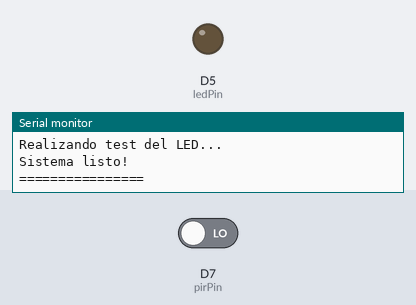
This sketch was run on a simulated ESP8266 (Wemos D1 mini). On the bench: output pins drawn as LEDs (lit = HIGH), the last lines printed to the serial monitor. The test bench sets the inputs (shaded band); at power-on: D7 (pirPin) LOW. WiFi joins after 1.5 s; servers stay silent unless stated; a WiFi scan finds three made-up networks.

Above: at 8.3 s.
8.4 s: D7 (pirPin) driven HIGH
At 9.7 s:
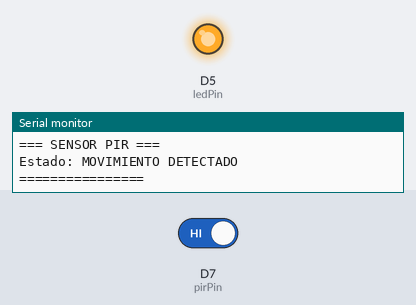
14.4 s: D7 (pirPin) driven LOW
At 15.4 s:
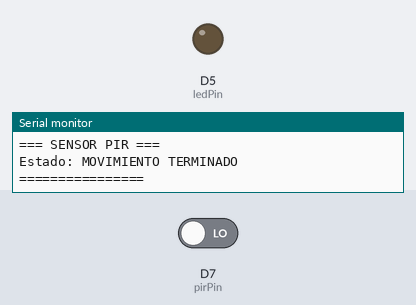
Timing chart, 0 to 16.9 s (numbered marks = the images above; inputs shaded):
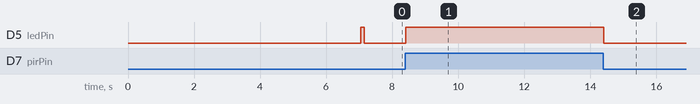

The sketch:

TransmisorServidor.ino
```cpp
// WEMOS D1 #1 - SERVIDOR CON SENSOR DE MOVIMIENTO Y LED
// Tiene sensor PIR local, LED controlable, y responde a comandos WiFi

#include <ESP8266WiFi.h>
#include <ESP8266WebServer.h>

// Configuración WiFi
const char* ssid = "DoyleDog";
const char* password = "cris02894";

// Servidor web en puerto 80
ESP8266WebServer server(80);

// Pines
const int ledPin = 14;        // D3 (GPIO14)
const int pirPin = 13;        // D7 (GPIO13)

// Variables
bool ledState = false;       // Estado del LED (ON/OFF)
bool motionDetected = false; // Estado del sensor de movimiento
unsigned long lastMotionCheck = 0;
const unsigned long motionCheckInterval = 1000; // Verificar movimiento cada segundo
String lastClientIP = "";
unsigned long lastCommandReceived = 0;
int val = 0;                // Variable para leer el estado del sensor PIR

// Estadísticas
int commandsReceived = 0;
int motionRequests = 0;

// Variables del watchdog
unsigned long watchdogTimer = 0;
const unsigned long WATCHDOG_TIMEOUT = 8000;
int resetCount = 0;

#define MAX_LOGS 50  // Máximo número de registros

struct MovementLog {
  unsigned long timestamp;
  bool isMotionStart;  // true = inicio de movimiento, false = fin de movimiento
};

// Array para almacenar los registros
MovementLog movementLogs[MAX_LOGS];
int logCount = 0;

void setup() {
  Serial.begin(115200);
  delay(2000);  // Aumentamos el delay inicial para estabilización

  Serial.println("\n\n=== INICIANDO SISTEMA ===");

  // Configurar pines
  pinMode(ledPin, OUTPUT);
  digitalWrite(ledPin, LOW);
  pinMode(pirPin, INPUT);

  Serial.println("- Pines configurados");
  Serial.println("- LED en pin D3 (GPIO14)");
  Serial.println("- PIR en pin D7 (GPIO13)");

  // Configuración WiFi mejorada
  WiFi.mode(WIFI_STA);
  WiFi.disconnect(true);  // Desconectar cualquier conexión previa
  delay(1000);           // Esperar a que se limpie

  Serial.println("\nEscaneando redes WiFi disponibles...");
  int n = WiFi.scanNetworks();
  if (n == 0) {
    Serial.println("No se encontraron redes WiFi!");
  } else {
    Serial.print(n);
    Serial.println(" redes encontradas:");
    for (int i = 0; i < n; ++i) {
      Serial.print(i + 1);
      Serial.print(": ");
      Serial.print(WiFi.SSID(i));
      Serial.print(" (");
      Serial.print(WiFi.RSSI(i));
      Serial.println("dBm)");
      delay(10);
    }
  }

  Serial.println("\nIntentando conexión a WiFi:");
  Serial.print("SSID: ");
  Serial.println(ssid);
  Serial.print("Password length: ");
  Serial.println(strlen(password));

  WiFi.begin(ssid, password);

  // Aumentamos el tiempo de espera y mostramos más información
  int attempts = 0;
  while (WiFi.status() != WL_CONNECTED && attempts < 30) { // Aumentado a 30 intentos
    delay(1000);  // Aumentado a 1 segundo entre intentos
    Serial.print(".");

    // Mostrar estado de la conexión
    switch(WiFi.status()) {
      case WL_NO_SSID_AVAIL:
        Serial.println("\nSSID no encontrado!");
        break;
      case WL_CONNECT_FAILED:
        Serial.println("\nPassword incorrecto!");
        break;
      case WL_CONNECTION_LOST:
        Serial.println("\nConexión perdida!");
        break;
    }
    attempts++;
  }

  if (WiFi.status() != WL_CONNECTED) {
    Serial.println("\nError de conexión WiFi - Reiniciando...");
    ESP.restart();
    return;
  }

  Serial.println("\nConexión WiFi establecida!");
  Serial.print("Dirección IP: ");
  Serial.println(WiFi.localIP());

  // Configurar servidor
  setupServerRoutes();
  server.begin();
  Serial.println("Servidor web iniciado");
  Serial.println("- Rutas configuradas:");
  Serial.println("  * /        -> Página principal");
  Serial.println("  * /led     -> Control LED");
  Serial.println("  * /sensor  -> Estado sensor");
  Serial.println("  * /status  -> Estado sistema");

  // Test inicial del LED
  Serial.println("Realizando test del LED...");
  digitalWrite(ledPin, HIGH);
  delay(100);
  digitalWrite(ledPin, LOW);

  Serial.println("Sistema listo!");
  Serial.println("================");

  watchdogTimer = millis();
}

void loop() {
  // Watchdog check
  if (millis() - watchdogTimer > WATCHDOG_TIMEOUT) {
    Serial.println("Watchdog timeout - Reiniciando...");
    ESP.restart();
    return;
  }

  // Verificar conexión WiFi
  if (WiFi.status() != WL_CONNECTED) {
    Serial.println("Conexión WiFi perdida - Reconectando...");
    WiFi.reconnect();
    delay(500);
    return;
  }

  // Añadir checkMotion aquí
  checkMotion();

  // Manejar peticiones del servidor web
  server.handleClient();

  // Reset watchdog timer
  watchdogTimer = millis();

  checkTimeout(); // Agregar para ver estadísticas periódicas

  // Dar tiempo al ESP8266 para tareas del sistema
  yield();
  delay(10);
}

void checkMotion() {
  val = digitalRead(pirPin);

  if (val == HIGH) {
    if (!motionDetected) {
      Serial.println("=== SENSOR PIR ===");
      Serial.println("Estado: MOVIMIENTO DETECTADO");
      Serial.println("================");
      motionDetected = true;

      // Encender LED al detectar movimiento
      digitalWrite(ledPin, HIGH);
      ledState = true;

      // Agregar registro de inicio de movimiento
      if (logCount < MAX_LOGS) {
        movementLogs[logCount].timestamp = millis();
        movementLogs[logCount].isMotionStart = true;
        logCount++;
      }
    }
  } else {
    if (motionDetected) {
      Serial.println("=== SENSOR PIR ===");
      Serial.println("Estado: MOVIMIENTO TERMINADO");
      Serial.println("================");
      motionDetected = false;

      // Apagar LED cuando termina el movimiento
      digitalWrite(ledPin, LOW);
      ledState = false;

      // Agregar registro de fin de movimiento
      if (logCount < MAX_LOGS) {
        movementLogs[logCount].timestamp = millis();
        movementLogs[logCount].isMotionStart = false;
        logCount++;
      }
    }
  }
}

void setupServerRoutes() {
  // Ruta para controlar el LED
  server.on("/led", HTTP_GET, handleLedControl);

  // Ruta para obtener datos del sensor PIR
  server.on("/sensor", HTTP_GET, handleSensorRequest);

  // Ruta para ver el estado del sistema
  server.on("/status", HTTP_GET, handleStatus);

  // Ruta raíz con información básica
  server.on("/", HTTP_GET, handleRoot);

  // Manejar rutas no encontradas
  server.onNotFound(handleNotFound);
}

void handleLedControl() {
  Serial.println("=== COMANDO LED RECIBIDO ===");

  if (server.hasArg("state")) {
    String stateStr = server.arg("state");
    bool newState = (stateStr == "1" || stateStr.equalsIgnoreCase("true") || stateStr.equalsIgnoreCase("on"));

    ledState = newState;
    digitalWrite(ledPin, ledState);

    // Actualizar información
    lastCommandReceived = millis();
    lastClientIP = server.client().remoteIP().toString();
    commandsReceived++;

    Serial.print("LED: ");
    Serial.println(ledState ? "ENCENDIDO" : "APAGADO");
    Serial.print("Cliente: ");
    Serial.println(lastClientIP);

    // Respuesta JSON
    String response = "{";
    response += "\"status\":\"ok\",";
    response += "\"led_state\":" + String(ledState ? "true" : "false") + ",";
    response += "\"command_count\":" + String(commandsReceived) + ",";
    response += "\"timestamp\":" + String(millis());
    response += "}";

    server.send(200, "application/json", response);

  } else {
    Serial.println("✗ Error: falta parámetro 'state'");
    server.send(400, "application/json", "{\"error\":\"missing state parameter (0 or 1)\"}");
  }

  Serial.println();
}

void handleSensorRequest() {
  Serial.println("=== SOLICITUD SENSOR PIR ===");

  checkMotion();
  motionRequests++;

  lastClientIP = server.client().remoteIP().toString();

  Serial.print("Estado movimiento: ");
  Serial.println(motionDetected ? "DETECTADO" : "NO DETECTADO");
  Serial.print("Cliente: ");
  Serial.println(lastClientIP);

  // Respuesta JSON con datos del sensor PIR
  String response = "{";
  response += "\"status\":\"ok\",";
  response += "\"motion_detected\":" + String(motionDetected ? "true" : "false") + ",";
  response += "\"led_state\":" + String(ledState ? "true" : "false") + ",";
  response += "\"request_count\":" + String(motionRequests) + ",";
  response += "\"timestamp\":" + String(millis());
  response += "}";

  server.send(200, "application/json", response);

  Serial.println();
}

void handleStatus() {
  Serial.println("Consultando estado del sistema...");

  String html = "<!DOCTYPE html><html><head>";
  html += "<title>Estado Servidor PIR+LED</title>";
  html += "<meta charset='UTF-8'>";
  html += "<style>";
  html += "body{font-family:Arial;margin:20px;background:#f0f0f0;}";
  html += ".card{background:white;padding:20px;border-radius:8px;margin:10px 0;box-shadow:0 2px 4px rgba(0,0,0,0.1);}";
  html += ".value{font-size:2em;font-weight:bold;color:#007bff;}";
  html += ".label{color:#666;font-size:0.9em;}";
  html += ".button{display:inline-block;padding:10px 20px;margin:5px;border-radius:5px;cursor:pointer;text-decoration:none;}";
  html += ".on{background:#28a745;color:white;}";
  html += ".off{background:#dc3545;color:white;}";
  html += "</style>";
  // Agregar el mismo JavaScript que en handleRoot()
  html += "<script>";
  html += "function toggleDevice(device, state) {";
  html += "  fetch('/led?state=' + state)";
  html += "    .then(response => response.json())";
  html += "    .then(data => {";
  html += "      location.reload();";
  html += "    });";
  html += "}";
  html += "function updateStatus() {";
  html += "  fetch('/sensor')";
  html += "    .then(response => response.json())";
  html += "    .then(data => {";
  html += "      document.getElementById('motion').innerText = data.motion_detected ? 'DETECTADO' : 'NO DETECTADO';";
  html += "      document.getElementById('led').innerText = data.led_state ? 'ENCENDIDO' : 'APAGADO';";
  html += "    });";
  html += "}";
  html += "setInterval(updateStatus, 2000);";
  html += "</script>";
  html += "</head><body>";

  html += "<h1>🔧 Estado del Sistema</h1>";

  // Control del LED
  html += "<div class='card'>";
  html += "<div class='label'>Estado LED</div>";
  html += "<div class='value' id='led'>" + String(ledState ? "ENCENDIDO" : "APAGADO") + "</div>";
  html += "<div style='margin-top:10px'>";
  html += "<a href='#' class='button on' onclick='toggleDevice(\"led\", 1)'>Encender</a>";
  html += "<a href='#' class='button off' onclick='toggleDevice(\"led\", 0)'>Apagar</a>";
  html += "</div></div>";

  // Estado del sensor
  html += "<div class='card'>";
  html += "<div class='label'>Estado Movimiento</div>";
  html += "<div class='value' id='motion'>" + String(motionDetected ? "DETECTADO" : "NO DETECTADO") + "</div>";
  html += "</div>";

  // Información adicional
  html += "<div class='card'>";
  html += "<div class='label'>Último Cliente</div>";
  html += "<div class='value'>" + lastClientIP + "</div>";
  html += "</div>";

  html += "<div class='card'>";
  html += "<div class='label'>Comandos Recibidos</div>";
  html += "<div class='value'>" + String(commandsReceived) + "</div>";
  html += "</div>";

  html += "<div class='card'>";
  html += "<div class='label'>Consultas Sensor</div>";
  html += "<div class='value'>" + String(motionRequests) + "</div>";
  html += "</div>";

  html += "<div class='card'>";
  html += "<div class='label'>IP Servidor</div>";
  html += "<div class='value'>" + WiFi.localIP().toString() + "</div>";
  html += "</div>";

  // Agregar sección de registros de movimiento
  html += "<div class='card'>";
  html += "<h2>Registros de Movimiento</h2>";
  html += "<table style='width:100%;border-collapse:collapse;'>";
  html += "<tr style='background:#f8f9fa'><th>Hora</th><th>Evento</th></tr>";

  for (int i = logCount - 1; i >= 0; i--) {
    unsigned long timestamp = movementLogs[i].timestamp;
    unsigned long seconds = timestamp / 1000;
    unsigned long minutes = seconds / 60;
    unsigned long hours = minutes / 60;

    minutes %= 60;
    seconds %= 60;

    html += "<tr style='border-bottom:1px solid #ddd'>";
    html += "<td style='padding:8px'>";
    html += String(hours) + ":" + (minutes < 10 ? "0" : "") + String(minutes) + ":" + (seconds < 10 ? "0" : "") + String(seconds);
    html += "</td>";
    html += "<td style='padding:8px'>";
    html += movementLogs[i].isMotionStart ? "Inicio movimiento" : "Fin movimiento";
    html += "</td></tr>";
  }

  html += "</table>";
  html += "</div>";

  html += "<p><a href='/'>← Volver</a> | <a href='/status'>🔄 Actualizar</a></p>";
  html += "</body></html>";

  server.send(200, "text/html", html);
}

void handleRoot() {
  String html = "<!DOCTYPE html><html><head>";
  html += "<title>Servidor PIR+LED Wemos D1</title>";
  html += "<meta charset='UTF-8'>";
  html += "<style>";
  html += "body{font-family:Arial;margin:20px;background:#f0f0f0;}";
  html += ".button{display:inline-block;padding:10px 20px;margin:5px;border-radius:5px;cursor:pointer;text-decoration:none;}";
  html += ".on{background:#28a745;color:white;}";
  html += ".off{background:#dc3545;color:white;}";
  html += ".card{background:white;padding:20px;border-radius:8px;margin:10px 0;box-shadow:0 2px 4px rgba(0,0,0,0.1);}";
  html += "</style>";
  html += "<script>";
  html += "function toggleDevice(device, state) {";
  html += "  fetch('/led?state=' + state)";
  html += "    .then(response => response.json())";
  html += "    .then(data => {";
  html += "      location.reload();";
  html += "    });";
  html += "}";
  html += "function updateStatus() {";
  html += "  fetch('/sensor')";
  html += "    .then(response => response.json())";
  html += "    .then(data => {";
  html += "      document.getElementById('motion').innerText = data.motion_detected ? 'DETECTADO' : 'NO DETECTADO';";
  html += "      document.getElementById('led').innerText = data.led_state ? 'ENCENDIDO' : 'APAGADO';";
  html += "    });";
  html += "}";
  html += "setInterval(updateStatus, 2000);"; // Actualizar cada 2 segundos
  html += "</script>";
  html += "</head><body>";

  html += "<h1>🔧 Servidor PIR+LED Wemos D1</h1>";

  // Card para control del LED
  html += "<div class='card'>";
  html += "<h2>Control de LED</h2>";
  html += "<p>Estado actual: <strong id='led'>" + String(ledState ? "ENCENDIDO" : "APAGADO") + "</strong></p>";
  html += "<a href='#' class='button on' onclick='toggleDevice(\"led\", 1)'>Encender</a>";
  html += "<a href='#' class='button off' onclick='toggleDevice(\"led\", 0)'>Apagar</a>";
  html += "</div>";

  // Card para sensor PIR
  html += "<div class='card'>";
  html += "<h2>Sensor de Movimiento</h2>";
  html += "<p>Estado actual: <strong id='motion'>" + String(motionDetected ? "DETECTADO" : "NO DETECTADO") + "</strong></p>";
  html += "</div>";

  // Información adicional
  html += "<div class='card'>";
  html += "<h2>Información del Sistema</h2>";
  html += "<p>IP del servidor: <strong>" + WiFi.localIP().toString() + "</strong></p>";
  html += "<p>Comandos recibidos: <strong>" + String(commandsReceived) + "</strong></p>";
  html += "<p>Consultas al sensor: <strong>" + String(motionRequests) + "</strong></p>";
  html += "</div>";

  // Enlaces
  html += "<p><a href='/status'>Ver Estado Detallado</a></p>";

  html += "</body></html>";

  server.send(200, "text/html", html);
}

void handleNotFound() {
  String message = "Ruta no encontrada\n";
  message += "URI: " + server.uri() + "\n";
  message += "Método: " + String((server.method() == HTTP_GET) ? "GET" : "POST") + "\n";
  message += "Argumentos: " + String(server.args()) + "\n";

  for (uint8_t i = 0; i < server.args(); i++) {
    message += " " + server.argName(i) + ": " + server.arg(i) + "\n";
  }

  server.send(404, "text/plain", message);
}

void checkTimeout() {
  static unsigned long lastCheck = 0;

  if (millis() - lastCheck > 10000) { // Verificar cada 10 segundos
    // Mostrar estadísticas periódicas
    if (commandsReceived > 0 || motionRequests > 0) {
      Serial.println("\n=== ESTADÍSTICAS ===");
      Serial.print("Comandos LED: ");
      Serial.println(commandsReceived);
      Serial.print("Consultas sensor: ");
      Serial.println(motionRequests);
      Serial.print("Movimiento actual: ");
      Serial.println(motionDetected ? "DETECTADO" : "NO DETECTADO");
      Serial.print("LED: ");
      Serial.println(ledState ? "ON" : "OFF");
      Serial.print("Memoria libre: ");
      Serial.println(ESP.getFreeHeap());
      Serial.println("===================\n");
    }

    lastCheck = millis();
  }
}
```

Measured:
- after the input at 8.4 s, D5 (ledPin): LOW → HIGH at once
- after the input at 14.4 s, D5 (ledPin): HIGH → LOW at once
